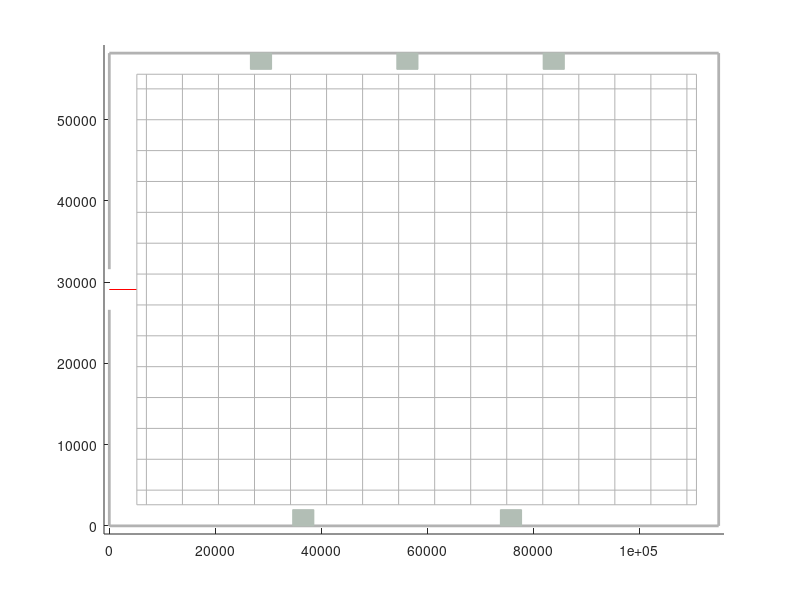

Source code (MATLAB): (Note: this script raises an error after producing the figure.)
function [podsort,rectCenter,nodePosLookUp,nodeStorageArray] = drawLayout()
%% OUTPUT DEFINITION
% podsort: sorting pods under Nodes ( belongs to rectCenter )
% rectCenter : all the (x,y) position of each PODS.
% nodePosLookUp : 2D diagram to look up (x,y) position inside "nodeStorageArray" by using (row,column).
% nodeStorageArray : store all (x,y) dimensions of every Nodes in the layout.

%% WAREHOUSE PROPERTIES
clear
clc
% Line (x : horizontal , y: vertical )
% Properties for calculating
l = 115000; w = 58200 ;                                                     % length and width of the Warehouse ( in mm ).
wsLength = 4000 ;                                                           % length of the WorkStation ( in mm ).
wsWidth = 2000;                                                             % width of the WorkStation ( in mm ).                                     
aisWidth = 1800 ;                                                           % width of each Aisle.
firstPointX = 5500 - aisWidth + 1500;  % custom number                      % first "x" coordinate of the Node from the left.
firstPointY = wsWidth + aisWidth/2 - aisWidth + 1500;                       % first "y" coordinate of the Node from the bottom. 
podWidth = 1000 ;                                                           % an edge of a square Pod.
numVerAis = 15;                                                             % number of Aisle in vertical ( except 1st left ).
numHorAis = 13;                                                             % number of Aisle in horizontal. 

% Custom design aisle
secondAisleX = firstPointX + aisWidth;
lastAisleX = secondAisleX + numVerAis*(aisWidth+5*podWidth) + aisWidth;
secondAisleY = firstPointY + aisWidth;
lastAisleY =  secondAisleY + (aisWidth+2*podWidth)*numHorAis + aisWidth; 


% Properties for drawing
axis([-1000 l+1000 -1000 w+1000]);                                          % length and width of the display window
line_weight = 0.5;                                                          % drawing line weight

% Global variables
global verLine horLine;

%% DRAW BOUNDERIES FOR LAYOUT & WAREHOUSE ( DRAWING PURPOSE ONLY )
% draw Horizontal boundary
line([1 l],[1 1],'color',[.7 .7 .7],'LineWidth',2);
line([1 l],[w w],'color',[.7 .7 .7],'LineWidth',2);

% draw Vertical boundary
line([1 1],[1 (w/2-2500)],'color',[.7 .7 .7],'LineWidth',2);
line([1 1],[(w/2+2500) w],'color',[.7 .7 .7],'LineWidth',2);
line([l l],[1 w],'color',[.7 .7 .7],'LineWidth',2);

% draw the Entrance Line
line( [0 firstPointX], [w/2 w/2],'color','r','LineWidth',line_weight);

% draw the Outside Boundary of the Warehouse
line( [firstPointX firstPointX], [firstPointY lastAisleY],'color',[.7 .7 .7],'LineWidth',line_weight); % 1st left vertical
line( [firstPointX lastAisleX],[firstPointY firstPointY],'color',[.7 .7 .7],'LineWidth',line_weight); % 1st bot horizontal
line( [secondAisleX secondAisleX], [firstPointY lastAisleY],'color',[.7 .7 .7],'LineWidth',line_weight); % 2nd left vertical
line( [firstPointX lastAisleX],[secondAisleY secondAisleY],'color',[.7 .7 .7],'LineWidth',line_weight); % 2nd bot horizontal
line( [lastAisleX lastAisleX], [firstPointY lastAisleY],'color',[.7 .7 .7],'LineWidth',line_weight); % last right vertical
line( [firstPointX lastAisleX], [lastAisleY lastAisleY],'color',[.7 .7 .7],'LineWidth',line_weight); % 2nd left vertical


%% WORKSTATION CHARACTERISTICS
% % from now, the workstation can be shortened by WS
% % create the 2 Below WS
step = (105000)/3;                                                         % Distance between the WS (in mm). 
for i = 0:1
    % draw the workstation
    a = step*(i+1)+(wsLength+200)*i-400;
    str = '#B2BEB5';
    convertcolor = sscanf(str(2:end),'%2x%2x%2x',[1 3])/255;
    rectangle('Position',[a 0 wsLength wsWidth],'FaceColor',convertcolor,'EdgeColor',convertcolor);
     
%     % draw to entrance to WS.
%     line([ 4.5*aisWidth+20.5*podWidth+firstPointX+(5.5*aisWidth+29.5*podWidth)*i  4.5*aisWidth+20.5*podWidth+firstPointX+(5.5*aisWidth+29.5*podWidth)*i ],   [aisWidth/2 firstPointY],'color','b','LineWidth',line_weight);
%     line([4.5*aisWidth+20.5*podWidth+firstPointX+(5.5*aisWidth+29.5*podWidth)*i  4.5*aisWidth+20.5*podWidth+firstPointX+(6*aisWidth+29*podWidth)*i+2*podWidth ],   [aisWidth/2 aisWidth/2],'color','b','LineWidth',line_weight);
%     line( [4.5*aisWidth+20.5*podWidth+firstPointX+(6*aisWidth+29*podWidth)*i+2*podWidth 4.5*aisWidth+20.5*podWidth+firstPointX+(6*aisWidth+29*podWidth)*i+2*podWidth],   [aisWidth/2 wsWidth+aisWidth/2],'color','b','LineWidth',line_weight);       
%     
%     % get the "x,y" position of each Node of the entrance for WS ( anti-clock wise )
%     nodeWS(i*2+1,:) = [4.5*aisWidth+20.5*podWidth+firstPointX+(5.5*aisWidth+29.5*podWidth)*i , aisWidth/2 ];
%     nodeWS(i*2+2,:) = [4.5*aisWidth+20.5*podWidth+firstPointX+(6*aisWidth+29*podWidth)*i+2*podWidth  , aisWidth/2 ];
end
% 
% create the 3 Upper WS
step = (l-4500)/4;
for i = 0:2     
    a = step*(i+1)+wsLength-5000;                                                   % Distance between the WS (in mm). 
    str2 = '#B2BEB5';
    convertcolor2 = sscanf(str2(2:end),'%2x%2x%2x',[1 3])/255;
    rectangle('Position',[a w-wsWidth wsLength wsWidth],'FaceColor',convertcolor2,'EdgeColor',convertcolor);
    
%     line( [firstPointX+3.5*aisWidth+17.5*podWidth+(4*aisWidth+19*podWidth)*i firstPointX+3.5*aisWidth+17.5*podWidth+(4*aisWidth+19*podWidth)*i],              [w-aisWidth/2 firstPointY+(aisWidth+2*podWidth)*numHorAis],'color','b','LineWidth',line_weight);
%     line( [firstPointX+3.5*aisWidth+17.5*podWidth+(4*aisWidth+19*podWidth)*i firstPointX+3.5*aisWidth+17.5*podWidth+(4*aisWidth+19*podWidth)*i+2*podWidth],         [w-aisWidth/2 w-aisWidth/2],'color','b','LineWidth',line_weight);
%     line( [firstPointX+3.5*aisWidth+17.5*podWidth+(4*aisWidth+19*podWidth)*i+2*podWidth , firstPointX+3.5*aisWidth+17.5*podWidth+(4*aisWidth+19*podWidth)*i+2*podWidth],  [w-aisWidth/2 firstPointY+(aisWidth+2*podWidth)*numHorAis],'color','b','LineWidth',line_weight);
%     
%     % get the "x,y" position of each Node of the entrance for WS ( clock wise) 
%     nodeWS(i*2+1+4,:) = [firstPointX+3.5*aisWidth+17.5*podWidth+(4*aisWidth+19*podWidth)*i , w-aisWidth/2];
%     nodeWS(i*2+2+4,:) = [firstPointX+3.5*aisWidth+17.5*podWidth+(4*aisWidth+19*podWidth)*i+2*podWidth , w-aisWidth/2 ];
end


%% WAREHOUSE INNER LAYOUT CREATION
% create an Array to store 2 head Nodes of Vertical aisle
verAisle(1,:) = [firstPointX firstPointY];                                  % first point (x,y) of 1st left Vertical aisle.
verAisle(2,:) = [firstPointX lastAisleY];                                   % last point (x,y) of 1st left Vertical aisle.
verAisle(3,:) = [secondAisleX lastAisleY];
verAisle(4,:) = [secondAisleX firstPointY];

for i = 1:numVerAis
      % display all Vertical aisles ( not including the 1st left )
      line( [(secondAisleX)+i*(aisWidth+5*podWidth) (secondAisleX)+i*(aisWidth+5*podWidth)], [firstPointY lastAisleY],'color',[.7 .7 .7],'LineWidth',line_weight);
      
      % sorting the aisles as zig-zag => the drawing won't get wrong.
      if(mod(i,2)==0)
      verAisle(i*2+4,:) = [secondAisleX+i*(aisWidth+5*podWidth) firstPointY]  ;
      verAisle(i*2+3,:) = [secondAisleX+i*(aisWidth+5*podWidth) lastAisleY] ;
        if (i == numVerAis)
            verAisle(end+1,:) = [lastAisleX firstPointY]  ;         % Add node for last right pod.
            verAisle(end+1,:) = [lastAisleX lastAisleY] ;
        end
      else
      verAisle(i*2+3,:) = [secondAisleX+i*(aisWidth+5*podWidth) firstPointY]  ;
      verAisle(i*2+4,:) = [secondAisleX+i*(aisWidth+5*podWidth) lastAisleY] ;     
        if (i == numVerAis)
            verAisle(end+1,:) = [lastAisleX lastAisleY] ;
            verAisle(end+1,:) = [lastAisleX firstPointY]  ;
        end
      end
end

% create an Array to store 2 head Nodes of Horizontal aisle
horAisle(1,:) = [firstPointX firstPointY];                                  % first point (x,y) of 1st left Horizontal aisle.
horAisle(2,:) = [lastAisleX firstPointY];                                   % last point (x,y) of 1st left Horizontal aisle.
horAisle(4,:) = [firstPointX secondAisleY];                                 % first point (x,y) of 2nd left Horizontal aisle.
horAisle(3,:) = [lastAisleX secondAisleY];                                  % last point (x,y) of 2nd left Horizontal aisle.

for i = 1:numHorAis
    % display all Horizontal aisles ( not including the 1st bottom )
    line( [firstPointX lastAisleX],[secondAisleY+i*(aisWidth+2*podWidth) secondAisleY+i*(aisWidth+2*podWidth)],'color',[.7 .7 .7],'LineWidth',line_weight);
    
    % sorting the aisles as zig-zag => the drawing won't get wrong
    if(mod(i,2)==0)
    horAisle(i*2+4,:) = [firstPointX secondAisleY+i*(aisWidth+2*podWidth)]  ;
    horAisle(i*2+3,:) = [lastAisleX secondAisleY+i*(aisWidth+2*podWidth)] ; 
        if (i == numHorAis)
            horAisle(end+1,:) = [firstPointX lastAisleY]  ;                 % Add node for last right pod.
            horAisle(end+1,:) = [lastAisleX lastAisleY] ;
        end
    else
    horAisle(i*2+3,:) = [firstPointX secondAisleY+i*(aisWidth+2*podWidth)]  ;
    horAisle(i*2+4,:) = [lastAisleX secondAisleY+i*(aisWidth+2*podWidth)] ; 
        if (i == numHorAis)
            horAisle(end+1,:) = [lastAisleX lastAisleY]  ;                  % Add node for last right pod.
            horAisle(end+1,:) = [firstPointX lastAisleY] ;
        end
    end
end
    
%% PRE-DEFINED LOCAL VARIABLES FOR COUNTING 
X(1,1) = 0;         
Y(1,1) = 0;
podIndex = 1 ;
rowSeqIndex= 0;
colSeqIndex = 0;

%% PODS CALCULATING & SORTING
for count_y = 1:numHorAis                                                   % JUMP STEP IN HORIZONTAL.
    
    if count_y == numHorAis
       colSeqIndex = 0;
    end
    
% EXPLANATION FOR THE ALGORITHM: There are 10 pods in a batch, which will be
% numbered from 1->10 with 1 is the left-bottom and 10 is the right-top.
%
%   |6 |7 |8 |9 |10|       |6 |7 |8 |9 |10|
%   |1 |2 |3 |4 |5 |  ---> |1 |2 |3 |4 |5 | --->
%    
    for count_x = 1:numVerAis                                              % JUMP STEP IN VERTICAL.
        for i = 1:2                                                        % set the left-bottom Pod ( of each Batch ) to 1.
            for j = 1:5                                                    % count the Pod from 1->5 , 6->10.
                
            % CALCULATING ALGORITHM:
                % get coordinate of the left-bottom corner of each Pod
                LeftBotCorner_X = (secondAisleX+aisWidth/2) + (5*podWidth+aisWidth)*(count_x-1) + (j-1)*podWidth;       % calculate "x" coordinate of the left-bottom corner of each Pod.
                LeftBotCorner_Y = (secondAisleY+aisWidth/2) + (2*podWidth+aisWidth)*(count_y-1) + (i-1)*podWidth;     % calculate "y" coordinate of the left-bottom corner of each Pod.
                % get coordinate of the Center-point of each Pod
                rectCenter(podIndex,1) = LeftBotCorner_X + podWidth/2;                       % calculate "x" coordinate of the Center-point of each Pod.
                rectCenter(podIndex,2) = LeftBotCorner_Y + podWidth/2;                      % calculate "y" coordinate of the Center-point of each Pod
               
                % store the corner "x" "y" to display the Pods
                X(podIndex,1) = double(LeftBotCorner_X); 
                Y(podIndex,1) = double(LeftBotCorner_Y);
                
            % SORTING ALGORITHM:
                % sorting the lines ( under the Pods ) zig-zag "Horizontal".
                % => drawing and creating Node won't get wrong.
                %
                %   1 - - - - - - - - - - > 2
                %   4 < - - - - - - - - - - 3
                %   1 - - - - - - - - - - > 2
                %
                %   rowSeqIndex: +1 to jump from "1" to another "1"
                
                if ( rectCenter(podIndex,1) == (secondAisleX + aisWidth/2 + podWidth/2))         % sorting the node in the 1st left vertical aisle.       
                    if i == 1                                              % 1-4-5-8-9...
                    podStor(rowSeqIndex*4+1,:) = [ firstPointX , rectCenter(podIndex,2) ];
                    else
                    podStor(rowSeqIndex*4+4,:) = [ firstPointX , rectCenter(podIndex,2) ];
                    end

                elseif rectCenter(podIndex,1) == (secondAisleX + aisWidth/2 + podWidth/2) + (numVerAis*(aisWidth+5*podWidth)-podWidth-aisWidth)  
                                                                           % sorting the node in the last vertical aisle.                    
                    if i == 1                                              % 2-3-6-7-10-11-...
                    podStor(rowSeqIndex*4+2,:) = [ lastAisleX , rectCenter(podIndex,2)];
                    else
                    podStor(rowSeqIndex*4+3,:) = [ lastAisleX , rectCenter(podIndex,2)];   
                    end
                end
                
                % sorting the lines ( under the Pods ) zig-zag "Vertical".
                % => drawing and creating Node won't get wrong.
                %
                %       2 -> 3    6         10            2
                %       /\   |    /\       /\ |           /\
                %       |    |    |        |  |           |
                %       |   \/    |        | \/           |
                %       1    4 -> 5  ....  9-11       --> 1
                %
                %   colSeqIndex: +1 to jump from "1" to another "1".
                
                switch j                     
                    case 1                                                 % sorting the Node in position 1 & 2
                       if count_y == 1
                           podStor1(colSeqIndex*11+1,:) = [ rectCenter(podIndex,1) , firstPointY ];                         
                       elseif count_y == numHorAis
                           podStor1(colSeqIndex*11+2,:) = [ rectCenter(podIndex,1) , lastAisleY ];
                       end
                    case 2                                                 % sorting the Node in position 3 & 4
                       if count_y == 1
                           podStor1(colSeqIndex*11+4,:) = [ rectCenter(podIndex,1) , firstPointY ];
                       elseif count_y == numHorAis
                           podStor1(colSeqIndex*11+3,:) = [ rectCenter(podIndex,1) , lastAisleY ];
                       end
                    case 3                                                 % sorting the Node in position 5 & 6
                       if count_y == 1
                           podStor1(colSeqIndex*11+5,:) = [ rectCenter(podIndex,1) , firstPointY ];
                       elseif count_y == numHorAis
                           podStor1(colSeqIndex*11+6,:) = [ rectCenter(podIndex,1) , lastAisleY ];
                       end
                    case 4                                                 % sorting the Node in position 7 & 8
                       if count_y == 1
                           podStor1(colSeqIndex*11+8,:) = [ rectCenter(podIndex,1) , firstPointY ];
                       elseif count_y == numHorAis
                           podStor1(colSeqIndex*11+7,:) = [ rectCenter(podIndex,1) , lastAisleY ];
                       end
                    case 5                                                 % sorting the Node in position 9 & 10
                       if count_y == 1
                           podStor1(colSeqIndex*11+9,:) = [ rectCenter(podIndex,1) , firstPointY ];
                           podStor1(colSeqIndex*11+11,:) = [ rectCenter(podIndex,1) , firstPointY ];
                       elseif count_y == numHorAis
                           podStor1(colSeqIndex*11+10,:) = [ rectCenter(podIndex,1) , lastAisleY ];
                       end
                    otherwise 
                end
                % increasing the index counter for Pod's variable
                podIndex = podIndex + 1;                                
            end
        end 
        % increasing the index to move to the next "11 cycle".
        colSeqIndex = colSeqIndex + 1 ; 
    end
    % increasing the index to move to the next "4 cycle".
    rowSeqIndex = rowSeqIndex + 1;
end  

%% ALL NODE CREATION
% CALCULATING ALGORITHM: Using function polyxpoly to create the nodes that intersect (faster).
[x4,y4] = polyxpoly(verAisle(:,1),verAisle(:,2),horAisle(:,1),horAisle(:,2),'unique');      % "x" and "y" at the crossroads ( ngã tư ).
[x5,y5] = polyxpoly(horAisle(:,1),horAisle(:,2),podStor1(:,1),podStor1(:,2),'unique');  % "x" and "y" at the Pods lines intersect Horizontal aisle.
[x6,y6] = polyxpoly(verAisle(:,1),verAisle(:,2),podStor(:,1),podStor(:,2),'unique');    % "x" and "y" at the Pods lines intersect Vertical aisle.

% Draw lines ( except aisles - which already draw above ).
verLine =line(podStor1(:,1),podStor1(:,2),"LineWidth",0.1,'color',[.7 .7 .7]);
horLine =line(podStor(:,1),podStor(:,2),"LineWidth",0.1,'color',[.7 .7 .7]);
    
%% DISPLAYS PODS & NODES
% Display the pods in rectangles.
wid = ones(size(X))*podWidth; 
hei = ones(size(Y))*podWidth;
pos = [X ,Y ,wid,hei];
displayPods = rectangles(pos);                                              % using rectangles library to draw.

% Combination of Nodes
% nodeStorageArray = cat(1,[x4,y4],[x5,y5],[x6,y6],rectCenter,nodeWS);               % combine all the Nodes.	
nodeStorageArray = cat(1,[x4,y4],[x5,y5],[x6,y6],rectCenter); 
nodeStorageArray = int64(nodeStorageArray);
rectCenter = int64(rectCenter);

% Display Nodes on maps
cirDisplayRadius = ones(1,size(nodeStorageArray,1))*100;
cirDisplayNodes = viscircles(nodeStorageArray,cirDisplayRadius,'Color','r');
cirDisplayNodes.Visible = 'off';                                            % turn Visible to 'on' to see the Nodes => Make sure we cover all the Nodes.

%% SORTING ALL THE NODES INTO A SINGLE MATRIX
% Store all node into a single matrix for A* algorithm.
% ALGORITHM EXPLANATION:
%    Since A* only took the matrix [m,n], so we have to turn the nodes into
%    matrix with m: rows and n: columns.
%
%    (m,1)-------------------------------- (m,n)
%      |                                     |
%      |                                     |
%    (2,1) (2,2)                             |
%    (1,1) (1,2) ------------------------- (1,n)
%
%

% Sort the first row in the bottom
a = find(nodeStorageArray(:,2)== firstPointY);                                                                          
b = [a , nodeStorageArray(a)];
[b,I] = sort(b(:,2));
a = a(I);
nodePosLookUp(1,:) = a;  

% Sort from row 2 -> 41 ( last - 1 )
for j = 1:numHorAis
    for i = 0:2
        % SORTING ALGORITHM: Sorting Nodes into a Matrix
        if i == 0                                                          % if it is belonging to the aisle .
            % SORTING ALGORITHM: Sorting Nodes on aisle lines.
            a = find(nodeStorageArray(:,2)== secondAisleY+(aisWidth+2*podWidth)*(j-1));               
                                                                           % find all the Nodes have "y" equal to aisle's "y" .
            b = [a , nodeStorageArray(a)];
            [b,I] = sort(b(:,2));
            a = a(I);
            nodePosLookUp((j-1)*3+i+2,:) = a;                                       % 

            if j == numHorAis
                a = find(nodeStorageArray(:,2)== secondAisleY +(aisWidth+2*podWidth)*(j));
                b = [a , nodeStorageArray(a)];
                [b,I] = sort(b(:,2));
                a = a(I);
                % When changing the layout , remember to change this
                nodePosLookUp(41,:) = a;                                   % Maximum row is 42 => Row extend then change it .
            end
        
        else                                                               % if it is not belonging to the aisle.
            % SORTING ALGORITHM: Sorting the Nodes intersect of Pods & Aisles.
            a = find(nodeStorageArray(:,2)== secondAisleY+((podWidth+aisWidth)/2)+podWidth*(-1+i)+(aisWidth+2*podWidth)*(j-1)); 
            b = [a , nodeStorageArray(a)];
            [b,I] = sort(b(:,2));
            a = a(I);
            nodePosLookUp((j-1)*3+i+2,:) = a;

            % SORTING ALGORITHM: Sorting the Nodes under the Pods.
            c = find(rectCenter(:,2) == secondAisleY+((podWidth+aisWidth)/2)+podWidth*(-1+i)+(aisWidth+2*podWidth)*(j-1)); 
            d = [c , rectCenter(c)];
            [d,S] = sort(d(:,2));
            c = c(S);
            podsort((j-1)*2+i,:) = c;        
        end
    end
end    

% Sort the last row on the top.
a = find(nodeStorageArray(:,2)== lastAisleY);               
b = [a , nodeStorageArray(a)];
[b,I] = sort(b(:,2));
a = a(I);
nodePosLookUp(end+1,:) = a;

%% CHECKING RESULTS AFTHER SORTING
% viscircles(nodeStorageArray(nodePosLookUp(8,1),:),100,'Color','r');
%% STEP TO CHANGE CURRENT LAYOUT INTO ANOTHER

%% CREATE RECTANGLES FOR RETURN POSITION
rectangle('Position',[nodeStorageArray(nodePosLookUp(1,28),1)-500 nodeStorageArray(nodePosLookUp(1,28),2)-500 1000 1000],'FaceColor','none','EdgeColor','r','LineWidth',1.5);
rectangle('Position',[nodeStorageArray(nodePosLookUp(1,63),1)-500 nodeStorageArray(nodePosLookUp(1,63),2)-500 1000 1000],'FaceColor','none','EdgeColor','r','LineWidth',1.5);
rectangle('Position',[nodeStorageArray(nodePosLookUp(42,21),1)-500 nodeStorageArray(nodePosLookUp(42,21),2)-500 1000 1000],'FaceColor','none','EdgeColor','r','LineWidth',1.5);
rectangle('Position',[nodeStorageArray(nodePosLookUp(42,45),1)-500 nodeStorageArray(nodePosLookUp(42,45),2)-500 1000 1000],'FaceColor','none','EdgeColor','r','LineWidth',1.5);
rectangle('Position',[nodeStorageArray(nodePosLookUp(42,70),1)-500 nodeStorageArray(nodePosLookUp(42,70),2)-500 1000 1000],'FaceColor','none','EdgeColor','r','LineWidth',1.5);

end
